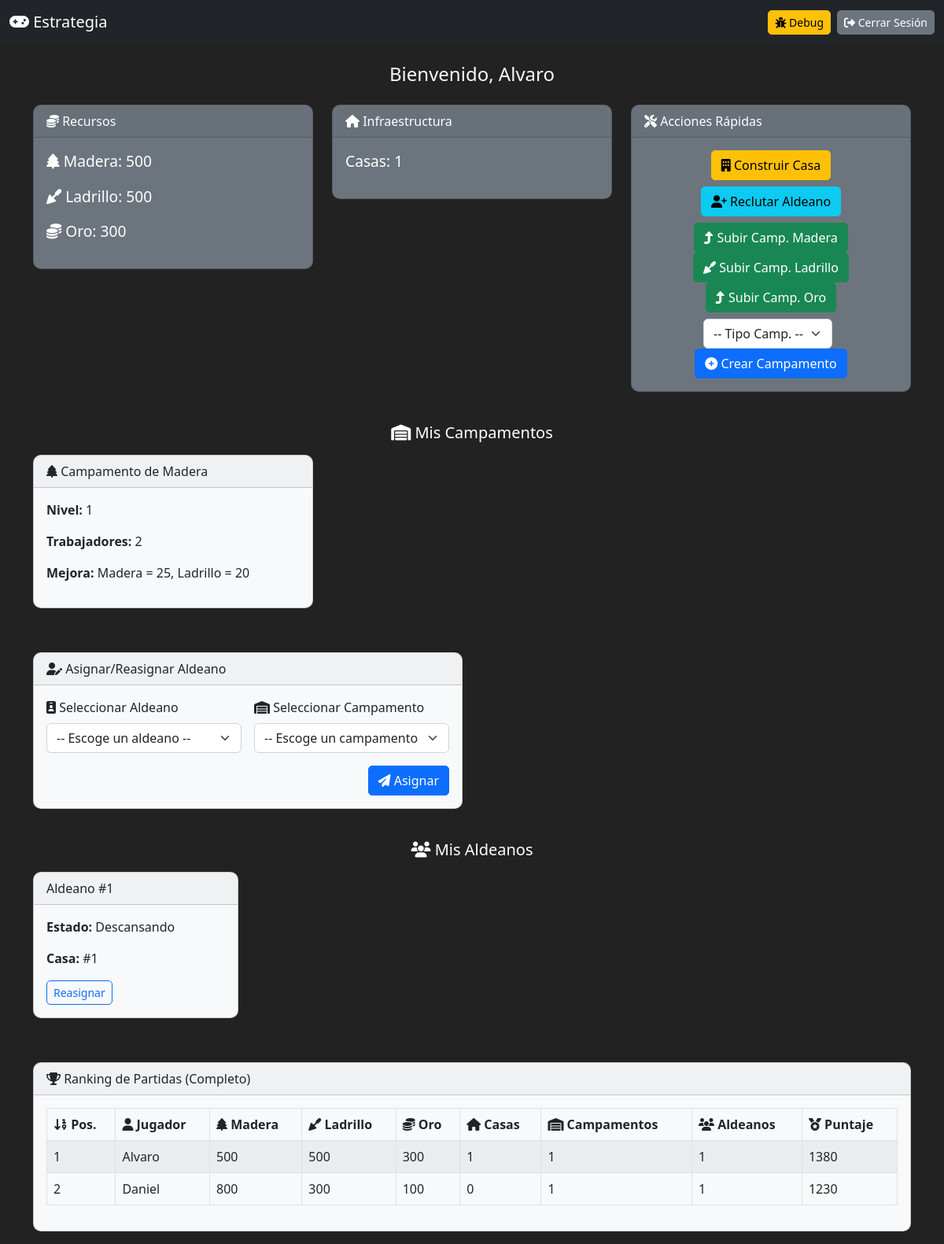
Page /src/index.php (signed in) on the committed database.
### tables this page shows
CREATE TABLE PARTIDA (
  Id_Partida    INT AUTO_INCREMENT PRIMARY KEY,
  Madera        INT NOT NULL,
  Ladrillo      INT NOT NULL,
  Oro           INT NOT NULL,
  Numero_Casas  INT NOT NULL,
  Id_Usuario    INT UNIQUE,
  CONSTRAINT fk_partida_usuario
    FOREIGN KEY (Id_Usuario) REFERENCES USUARIO (Id_Usuario)
);

CREATE TABLE CAMPAMENTOS (
  Id_Campamentos  INT AUTO_INCREMENT PRIMARY KEY,
  Tipo            VARCHAR(50) NOT NULL,
  Nivel           INT NOT NULL,
  N_Trabajadores  INT NOT NULL,
  Id_Partida      INT NOT NULL,
  CONSTRAINT fk_campamentos_partida
    FOREIGN KEY (Id_Partida) REFERENCES PARTIDA (Id_Partida)
);

CREATE TABLE DATOS_CAMPAMENTOS (
  Id_Datos_Campamentos       INT AUTO_INCREMENT PRIMARY KEY,
  Nivel                      INT NOT NULL,
  Tipo                       VARCHAR(50) NOT NULL, 
  Coste_Madera_Mejora        INT NOT NULL,
  Coste_Ladrillo_Mejora      INT NOT NULL,
  Coste_Oro_Mejora           INT NOT NULL DEFAULT 0,   
  Numero_Trabajadores_Al_100 INT NOT NULL,
  Produccion                 INT NOT NULL
);

CREATE TABLE ALDEANOS (
  Id_Aldeanos     INT AUTO_INCREMENT PRIMARY KEY,
  Estado          VARCHAR(50) NOT NULL,
  Id_Partida      INT NOT NULL,
  Id_Casa         INT,
  Id_Campamentos  INT,
  CONSTRAINT fk_aldeanos_partida
    FOREIGN KEY (Id_Partida) REFERENCES PARTIDA(Id_Partida),
  CONSTRAINT fk_aldeanos_casas
    FOREIGN KEY (Id_Casa) REFERENCES CASAS(Id_Casa),
  CONSTRAINT fk_aldeanos_camp
    FOREIGN KEY (Id_Campamentos) REFERENCES CAMPAMENTOS(Id_Campamentos)
);

CREATE TABLE USUARIO (
  Id_Usuario    INT AUTO_INCREMENT PRIMARY KEY,
  Nombre        VARCHAR(100) NOT NULL,
  Contraseña    VARCHAR(100) NOT NULL
);

### src/index.php (the view, shortened to what this page needs)
<?php
$dbhost = getenv('DB_HOST') ?: 'localhost';
$dbname = getenv('DB_NAME') ?: 'mi_db_juego';
$dbuser = getenv('DB_USER') ?: 'root';
$dbpass = getenv('DB_PASS') ?: '';
try {
    $pdo = new PDO("mysql:host=$dbhost;dbname=$dbname;charset=utf8", $dbuser, $dbpass);
    $pdo->setAttribute(PDO::ATTR_ERRMODE, PDO::ERRMODE_EXCEPTION);
} catch (PDOException $e) {
    die("Error de conexión: " . $e->getMessage());
}
$mensaje       = "";
$partida = null;
$campamentos = [];
if (isset($_SESSION['usuario_id'])) {
    $stmt = $pdo->prepare("SELECT * FROM PARTIDA WHERE Id_Usuario = :u LIMIT 1");
    $stmt->execute([':u' => $_SESSION['usuario_id']]);
    $partida = $stmt->fetch(PDO::FETCH_ASSOC);
    if ($partida) {
        $stmt = $pdo->prepare("SELECT Id_Campamentos, Tipo, Nivel, N_Trabajadores FROM CAMPAMENTOS WHERE Id_Partida = :p");
        $stmt->execute([':p' => $partida['Id_Partida']]);
        $campamentos = $stmt->fetchAll(PDO::FETCH_ASSOC);
    }
}
?>
<!DOCTYPE html>
<html lang="es">
<head>
  <link rel="stylesheet" href="https://cdn.jsdelivr.net/npm/bootstrap@5.2.3/dist/css/bootstrap.min.css">
  <link rel="stylesheet" href="https://cdnjs.cloudflare.com/ajax/libs/font-awesome/6.1.1/css/all.min.css">
</head>
<body class="text-light">
  <nav class="navbar navbar-expand-lg navbar-dark bg-dark mb-4">
    <div class="container-fluid">
      <a class="navbar-brand" href="#"><i class="fas fa-gamepad"></i> Estrategia</a>
      <div class="d-flex">
        <button class="btn btn-sm btn-warning me-2" id="btnDebug"><i class="fas fa-bug"></i> Debug</button>
        <a href="?logout" class="btn btn-sm btn-secondary"><i class="fas fa-sign-out-alt"></i> Cerrar Sesión</a>
      </div>
    </div>
  </nav>
  <div class="container">
    <?php if (!isset($_SESSION['usuario_id'])): ?>
      <div class="row justify-content-center">
        <div class="col-md-4">
          <div class="card bg-light text-dark">
            <div class="card-body">
              <?php if ($mensaje): ?>
                <div class="alert alert-danger text-center"><?= htmlspecialchars($mensaje) ?></div>
              <?php endif; ?>
              <form method="POST">
                <div class="mb-3">
                  <label class="form-label"><i class="fas fa-user"></i> Usuario</label>
                  <input type="text" name="nombre" class="form-control" required>
                </div>
                <div class="mb-3">
                  <label class="form-label"><i class="fas fa-lock"></i> Contraseña</label>
                  <input type="password" name="pass" class="form-control" required>
                </div>
                <input type="hidden" name="action" value="login">
                <button type="submit" class="btn btn-primary w-100"><i class="fas fa-sign-in-alt"></i> Iniciar Sesión</button>
              </form>
            </div>
          </div>
        </div>
      </div>
    <?php else: ?>
      <h4 class="text-center mb-4">Bienvenido, <?= htmlspecialchars($_SESSION['usuario_nombre']) ?></h4>
      <div class="row">
        <div class="col-md-4">
          <div class="card bg-secondary text-white">
            <div class="card-header"><i class="fas fa-coins"></i> Recursos</div>
            <div class="card-body">
              <?php if ($partida): ?>
                <p class="resource"><i class="fas fa-tree"></i> Madera: <?= $partida['Madera'] ?></p>
                <p class="resource"><i class="fa-solid fa-trowel"></i> Ladrillo: <?= $partida['Ladrillo'] ?></p>
                <p class="resource"><i class="fas fa-coins"></i> Oro: <?= $partida['Oro'] ?></p>
              <?php endif; ?>
            </div>
          </div>
        </div>
        <div class="col-md-4">
          <div class="card bg-secondary text-white">
            <div class="card-header"><i class="fas fa-home"></i> Infraestructura</div>
            <div class="card-body">
              <?php if ($partida): ?>
                <p class="resource">Casas: <?= $partida['Numero_Casas'] ?></p>
              <?php endif; ?>
            </div>
          </div>
        </div>
        <div class="col-md-4">
          <div class="card bg-secondary text-white">
            <div class="card-header"><i class="fas fa-tools"></i> Acciones Rápidas</div>
            <div class="card-body text-center">
              <form method="POST" class="d-inline">
                <button type="submit" class="btn btn-warning mb-2"><i class="fas fa-building"></i> Construir Casa</button>
              </form>
              <form method="POST" class="d-inline">
                <button type="submit" class="btn btn-info mb-2"><i class="fas fa-user-plus"></i> Reclutar Aldeano</button>
              </form>
              <div class="mb-2">
                <form method="POST" class="d-inline">
                  <button type="submit" class="btn btn-success"><i class="fas fa-level-up-alt"></i> Subir Camp. Madera</button>
                </form>
                <form method="POST" class="d-inline">
                  <button type="submit" class="btn btn-success"><i class="fa-solid fa-trowel"></i> Subir Camp. Ladrillo</button>
                </form>
                <form method="POST" class="d-inline">
                  <button type="submit" class="btn btn-success"><i class="fas fa-level-up-alt"></i> Subir Camp. Oro</button>
                </form>
              </div>
              <div class="mt-2">
                <form method="POST" class="d-inline">
                  <select name="tipoCamp" class="form-select d-inline w-auto me-2" required>
                    <option value="">-- Tipo Camp. --</option>
                  </select>
                  <button type="submit" class="btn btn-primary"><i class="fas fa-plus-circle"></i> Crear Campamento</button>
                </form>
              </div>
            </div>
          </div>
        </div>
      </div>
      <div class="row mt-4">
        <div class="col-12">
          <h5 class="text-center text-white mb-3"><i class="fas fa-warehouse"></i> Mis Campamentos</h5>
          <div class="row">
            <?php if (!empty($campamentos)): ?>
              <?php foreach ($campamentos as $camp): ?>
                <div class="col-md-4 mb-3">
                  <div class="card bg-light text-dark">
                    <div class="card-header">
                      <?php
                        if($camp['Tipo'] === 'Madera'){
                          echo '<i class="fas fa-tree"></i> Campamento de Madera';
                        } elseif($camp['Tipo'] === 'Ladrillo'){
                          echo '<i class="fa-solid fa-trowel"></i> Campamento de Ladrillo';
                        } elseif($camp['Tipo'] === 'Oro'){
                          echo '<i class="fas fa-coins"></i> Campamento de Oro';
                        }
                      ?>
                    </div>
                    <div class="card-body">
                      <p><strong>Nivel:</strong> <?= $camp['Nivel'] ?></p>
                      <p><strong>Trabajadores:</strong> <?= $camp['N_Trabajadores'] ?></p>
                      <?php
                      $stmt2 = $pdo->prepare("SELECT * FROM DATOS_CAMPAMENTOS WHERE Tipo = :t AND Nivel = :n LIMIT 1");
                      $stmt2->execute([':t' => $camp['Tipo'], ':n' => $camp['Nivel'] + 1]);
                      $mejora = $stmt2->fetch(PDO::FETCH_ASSOC);
                      if ($mejora):
                        if($camp['Tipo'] === 'Oro'):
                          echo '<p><strong>Mejora:</strong> Oro = ' . $mejora['Coste_Oro_Mejora'] . '</p>';
                        else:
                          echo '<p><strong>Mejora:</strong> Madera = ' . $mejora['Coste_Madera_Mejora'] . ', Ladrillo = ' . $mejora['Coste_Ladrillo_Mejora'] . '</p>';
                        endif;
                      else:
                        echo '<p><em>Nivel máximo</em></p>';
                      endif;
                      ?>
                    </div>
                  </div>
                </div>
              <?php endforeach; ?>
            <?php else: ?>
              <div class="col-12">
                <p class="text-center text-white">No tienes campamentos registrados.</p>
              </div>
            <?php endif; ?>
          </div>
        </div>
      </div>
      <div class="row mt-4">
        <div class="col-md-6">
          <div class="card bg-light text-dark">
            <div class="card-header"><i class="fas fa-user-edit"></i> Asignar/Reasignar Aldeano</div>
            <div class="card-body">
              <form method="POST" class="row g-3">
                <div class="col-sm-6">
                  <label class="form-label"><i class="fas fa-id-badge"></i> Seleccionar Aldeano</label>
                  <select name="aldeanoId" class="form-select" required>
                    <option value="">-- Escoge un aldeano --</option>
                  </select>
                </div>
                <div class="col-sm-6">
                  <label class="form-label"><i class="fas fa-warehouse"></i> Seleccionar Campamento</label>
                  <select name="campamentoId" class="form-select" required>
                    <option value="">-- Escoge un campamento --</option>
                  </select>
                </div>
                <div class="col-12 text-end">
                  <button type="submit" class="btn btn-primary"><i class="fas fa-paper-plane"></i> Asignar</button>
                </div>
              </form>
            </div>
          </div>
        </div>
        <div class="col-md-6">
        </div>
      </div>
      <div class="row mt-4">
        <div class="col-12">
          <h5 class="text-center text-white mb-3"><i class="fas fa-users"></i> Mis Aldeanos</h5>
          <?php
            $stmt = $pdo->prepare("SELECT * FROM ALDEANOS WHERE Id_Partida = :p");
            $stmt->execute([':p' => $partida['Id_Partida']]);
            $aldeanos = $stmt->fetchAll(PDO::FETCH_ASSOC);
          ?>
          <div class="row">
            <?php if (!empty($aldeanos)): ?>
              <?php foreach ($aldeanos as $ald): ?>
                <div class="col-md-3 mb-3">
                  <div class="card bg-light text-dark">
                    <div class="card-header">
                      Aldeano #<?= $ald['Id_Aldeanos'] ?>
                    </div>
                    <div class="card-body">
                      <p><strong>Estado:</strong> <?= htmlspecialchars($ald['Estado']) ?></p>
                      <?php if (!empty($ald['Id_Campamentos'])): ?>
                        <p><strong>Camp.:</strong> #<?= htmlspecialchars($ald['Id_Campamentos']) ?></p>
                        <p><strong>Tiempo asignado:</strong> N/A</p>
                      <?php elseif(!empty($ald['Id_Casa'])): ?>
                        <p><strong>Casa:</strong> #<?= htmlspecialchars($ald['Id_Casa']) ?></p>
                      <?php else: ?>
                        <p><strong>No asignado</strong></p>
                      <?php endif; ?>
                      <button class="btn btn-sm btn-outline-primary reasignarBtn" data-ald="<?= $ald['Id_Aldeanos'] ?>">Reasignar</button>
                    </div>
                  </div>
                </div>
              <?php endforeach; ?>
            <?php else: ?>
              <div class="col-12">
                <p class="text-center text-white">No tienes aldeanos registrados.</p>
              </div>
            <?php endif; ?>
          </div>
        </div>
      </div>
      <div class="row mt-4">
        <div class="col-12">
          <div class="card bg-light text-dark">
            <div class="card-header"><i class="fas fa-trophy"></i> Ranking de Partidas (Completo)</div>
            <div class="card-body">
              <?php
                try {
                    $stmtRank = $pdo->query("SELECT * FROM V_RANKING_COMPLETO");
                    $ranking = $stmtRank->fetchAll(PDO::FETCH_ASSOC);
              ?>
              <table class="table table-bordered table-striped">
                <thead>
                  <tr>
                    <th><i class="fas fa-sort-numeric-down"></i> Pos.</th>
                    <th><i class="fas fa-user"></i> Jugador</th>
                    <th><i class="fas fa-tree"></i> Madera</th>
                    <th><i class="fa-solid fa-trowel"></i> Ladrillo</th>
                    <th><i class="fas fa-coins"></i> Oro</th>
                    <th><i class="fas fa-home"></i> Casas</th>
                    <th><i class="fas fa-warehouse"></i> Campamentos</th>
                    <th><i class="fas fa-users"></i> Aldeanos</th>
                    <th><i class="fas fa-medal"></i> Puntaje</th>
                  </tr>
                </thead>
                <tbody>
                <?php foreach ($ranking as $index => $r): ?>
                  <tr>
                    <td><?= ($index + 1) ?></td>
                    <td><?= htmlspecialchars($r['Nombre'] ?? '') ?></td>
                    <td><?= htmlspecialchars($r['Madera'] ?? '') ?></td>
                    <td><?= htmlspecialchars($r['Ladrillo'] ?? '') ?></td>
                    <td><?= htmlspecialchars($r['Oro'] ?? '') ?></td>
                    <td><?= htmlspecialchars($r['Numero_Casas'] ?? '') ?></td>
                    <td><?= htmlspecialchars($r['TotalCampamentos'] ?? '') ?></td>
                    <td><?= htmlspecialchars($r['TotalAldeanos'] ?? '') ?></td>
                    <td><?= htmlspecialchars($r['Puntaje'] ?? '') ?></td>
                  </tr>
                <?php endforeach; ?>
                </tbody>
              </table>
              <?php
                } catch (Exception $ex) {
                    echo "<div class='alert alert-danger'>Error al cargar el Ranking: " . htmlspecialchars($ex->getMessage()) . "</div>";
                }
              ?>
            </div>
          </div>
        </div>
      </div>
    <?php endif; ?>
  </div>
</body>
</html>

### src/index.php (style rules this page uses)
body { background-color: #222; }
.card { border-radius: 10px; margin-bottom: 1rem; }
.btn { border-radius: 5px; }
.resource { font-size: 1.2em; }

### rows in the picture
partida: Madera "500", Ladrillo "500", Oro "300", Numero_Casas "1"
campamentos: Tipo "Madera" (drawn), Nivel "1", N_Trabajadores "2", datos_campamentos.Coste_Madera_Mejora "25", datos_campamentos.Coste_Ladrillo_Mejora "20"
aldeanos: Id_Aldeanos "1", Estado "Descansando", Id_Casa "1"
usuario: Nombre "Alvaro", Madera "500", Ladrillo "500", Oro "300", Numero_Casas "1", TotalCampamentos "1", TotalAldeanos "1", Puntaje "1380"
usuario: Nombre "Daniel", Madera "800", Ladrillo "300", Oro "100", Numero_Casas "0", TotalCampamentos "1", TotalAldeanos "1", Puntaje "1230"

### other values in the picture
$_SESSION['usuario_nombre'] "Alvaro"
